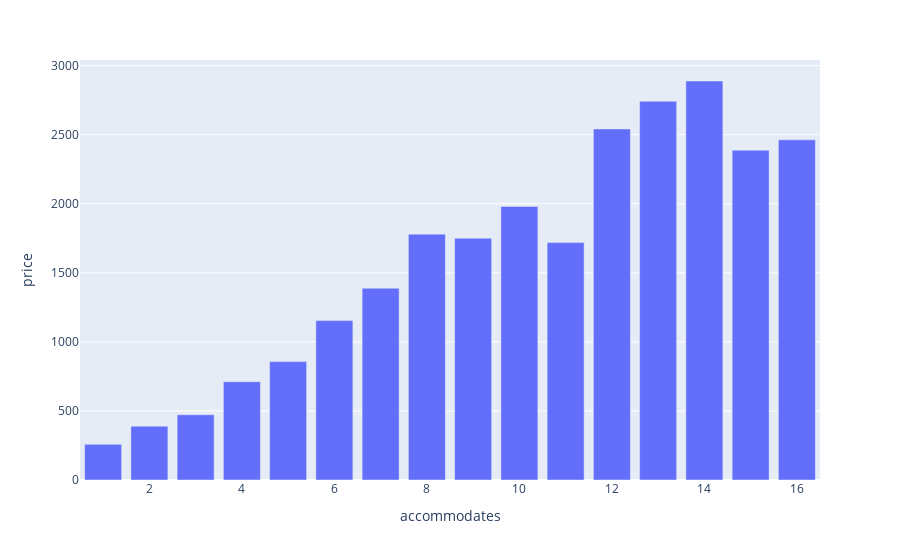

Write notebook code for a chart like this one.
### Code cell
df_accommodates = df_acomodacao.groupby("accommodates", as_index=False)["price"].mean()
fig = px.bar(df_accommodates, x='accommodates', y='price')
fig.update_xaxes(categoryorder='total descending')
fig.show()

### Figure 1 — Plotly figure (JSON) as saved in the notebook; plotly's stock layout.template omitted (floating-point values rounded to 4 significant figures)
{"data": [{"alignmentgroup": "True", "hovertemplate": "accommodates=%{x}<br>price=%{y}<extra></extra>", "legendgroup": "", "marker": {"color": "#636efa", "pattern": {"shape": ""}}, "name": "", "offsetgroup": "", "orientation": "v", "showlegend": false, "textposition": "auto", "type": "bar", "x": [1, 2, 3, 4, 5, 6, 7, 8, 9, 10, 11, 12, 13, 14, 15, 16], "xaxis": "x", "y": [258.2, 389.4, 472.3, 712.2, 857.2, 1154.0, 1388.0, 1780.0, 1751.0, 1981.0, 1719.0, 2542.0, 2743.0, 2889.0, 2388.0, 2463.0], "yaxis": "y"}], "layout": {"barmode": "relative", "legend": {"tracegroupgap": 0}, "margin": {"t": 60}, "xaxis": {"anchor": "y", "categoryorder": "total descending", "domain": [0, 1], "title": {"text": "accommodates"}}, "yaxis": {"anchor": "x", "domain": [0, 1], "title": {"text": "price"}}}}
